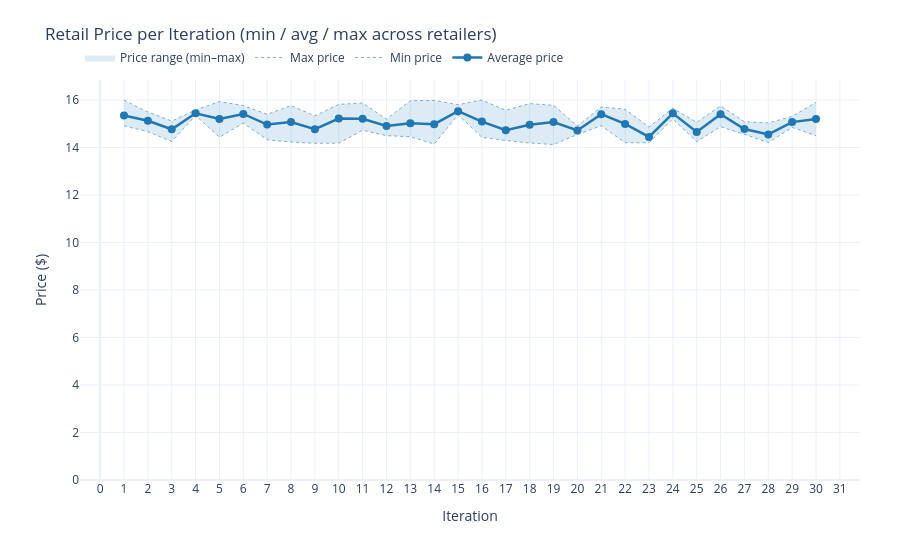
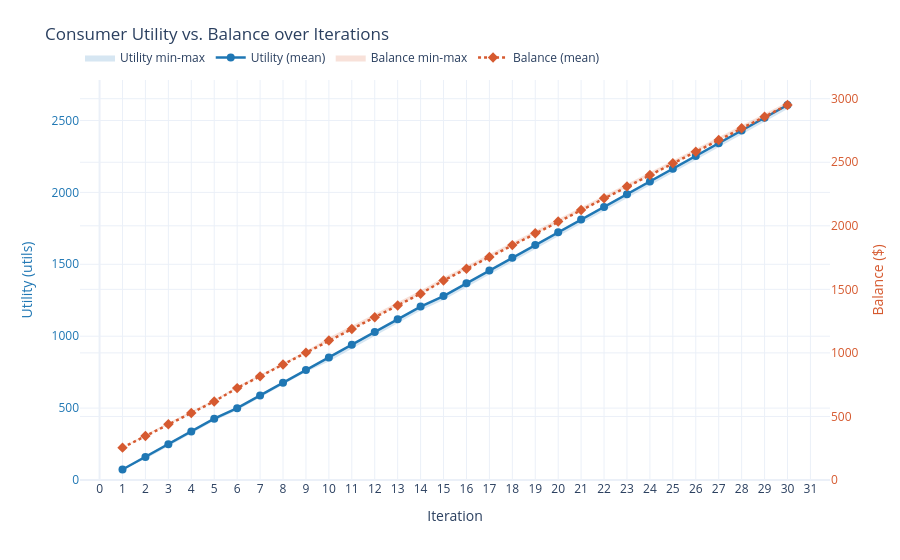
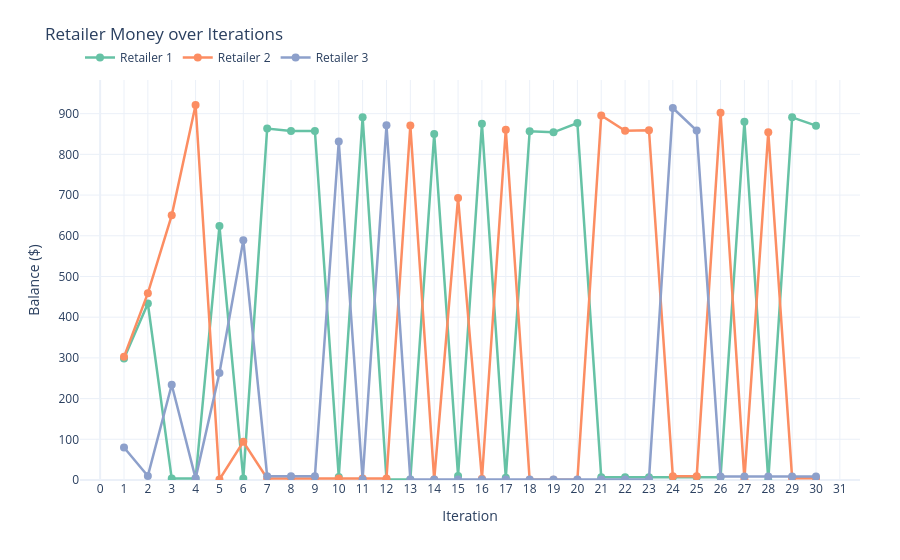

The cell these charts' notebook holds for them, in order:
### Code cell
from utils.plotly_graphs.consumer_graphs import plot_consumer_utility_vs_balance
from utils.plotly_graphs.money_graphs import plot_retailer_money
from utils.plotly_graphs.price_graphs import plot_price_band

plot_price_band(economy_sim.economy_report.retailer_history).show()
plot_consumer_utility_vs_balance(economy_sim.economy_report.consumer_history).show()
plot_retailer_money(economy_sim.economy_report.retailer_history).show()

### Figure 1 — Plotly figure (JSON) as saved in the notebook; plotly's stock layout.template omitted (floating-point values rounded to 4 significant figures)
{"data": [{"fill": "toself", "fillcolor": "rgba(31, 119, 180, 0.15)", "hoverinfo": "skip", "line": {"color": "rgba(0,0,0,0)"}, "name": "Price range (min–max)", "type": "scatter", "x": [1, 2, 3, 4, 5, 6, 7, 8, 9, 10, 11, 12, 13, 14, 15, 16, 17, 18, 19, 20, 21, 22, 23, 24, 25, 26, 27, 28, 29, 30, 30, 29, 28, 27, 26, 25, 24, 23, 22, 21, 20, 19, 18, 17, 16, 15, 14, 13, 12, 11, 10, 9, 8, 7, 6, 5, 4, 3, 2, 1], "y": [15.99, 15.49, 15.11, 15.58, 15.93, 15.76, 15.4, 15.76, 15.33, 15.82, 15.87, 15.19, 15.97, 15.98, 15.8, 16.0, 15.57, 15.85, 15.77, 14.91, 15.7, 15.61, 14.86, 15.66, 15.06, 15.75, 15.08, 15.03, 15.31, 15.9, 14.49, 14.85, 14.21, 14.55, 14.88, 14.24, 15.21, 14.19, 14.2, 14.92, 14.55, 14.12, 14.19, 14.29, 14.43, 15.38, 14.14, 14.45, 14.5, 14.73, 14.18, 14.18, 14.23, 14.32, 15.02, 14.43, 15.35, 14.25, 14.66, 14.91]}, {"hovertemplate": "<b>Max</b>: $%{y:.2f}<extra></extra>", "line": {"color": "rgba(31, 119, 180, 0.55)", "dash": "dot", "width": 1}, "mode": "lines", "name": "Max price", "type": "scatter", "x": [1, 2, 3, 4, 5, 6, 7, 8, 9, 10, 11, 12, 13, 14, 15, 16, 17, 18, 19, 20, 21, 22, 23, 24, 25, 26, 27, 28, 29, 30], "y": [15.99, 15.49, 15.11, 15.58, 15.93, 15.76, 15.4, 15.76, 15.33, 15.82, 15.87, 15.19, 15.97, 15.98, 15.8, 16.0, 15.57, 15.85, 15.77, 14.91, 15.7, 15.61, 14.86, 15.66, 15.06, 15.75, 15.08, 15.03, 15.31, 15.9]}, {"hovertemplate": "<b>Min</b>: $%{y:.2f}<extra></extra>", "line": {"color": "rgba(31, 119, 180, 0.55)", "dash": "dot", "width": 1}, "mode": "lines", "name": "Min price", "type": "scatter", "x": [1, 2, 3, 4, 5, 6, 7, 8, 9, 10, 11, 12, 13, 14, 15, 16, 17, 18, 19, 20, 21, 22, 23, 24, 25, 26, 27, 28, 29, 30], "y": [14.91, 14.66, 14.25, 15.35, 14.43, 15.02, 14.32, 14.23, 14.18, 14.18, 14.73, 14.5, 14.45, 14.14, 15.38, 14.43, 14.29, 14.19, 14.12, 14.55, 14.92, 14.2, 14.19, 15.21, 14.24, 14.88, 14.55, 14.21, 14.85, 14.49]}, {"customdata": [[3], [3], [3], [3], [3], [3], [3], [3], [3], [3], [3], [3], [3], [3], [3], [3], [3], [3], [3], [3], [3], [3], [3], [3], [3], [3], [3], [3], [3], [3]], "hovertemplate": "<b>Avg</b>: $%{y:.2f}<br>(%{customdata[0]} retailers)<extra></extra>", "line": {"color": "rgb(31, 119, 180)", "width": 2.5}, "marker": {"size": 8}, "mode": "lines+markers", "name": "Average price", "type": "scatter", "x": [1, 2, 3, 4, 5, 6, 7, 8, 9, 10, 11, 12, 13, 14, 15, 16, 17, 18, 19, 20, 21, 22, 23, 24, 25, 26, 27, 28, 29, 30], "y": [15.34, 15.12, 14.77, 15.44, 15.2, 15.41, 14.97, 15.08, 14.77, 15.22, 15.2, 14.91, 15.02, 14.98, 15.53, 15.09, 14.73, 14.95, 15.07, 14.72, 15.4, 14.99, 14.45, 15.44, 14.65, 15.4, 14.78, 14.55, 15.07, 15.19]}], "layout": {"hovermode": "x unified", "legend": {"orientation": "h", "x": 0, "xanchor": "left", "y": 1.02, "yanchor": "bottom"}, "margin": {"r": 40, "t": 80}, "title": {"text": "Retail Price per Iteration (min / avg / max across retailers)"}, "xaxis": {"dtick": 1, "title": {"text": "Iteration"}}, "yaxis": {"rangemode": "tozero", "title": {"text": "Price ($)"}}}}

### Figure 2 — Plotly figure (JSON) as saved in the notebook; plotly's stock layout.template omitted (floating-point values rounded to 4 significant figures)
{"data": [{"fill": "toself", "fillcolor": "rgba(31, 119, 180, 0.18)", "hoverinfo": "skip", "line": {"color": "rgba(0,0,0,0)"}, "name": "Utility min-max", "showlegend": true, "type": "scatter", "x": [1, 2, 3, 4, 5, 6, 7, 8, 9, 10, 11, 12, 13, 14, 15, 16, 17, 18, 19, 20, 21, 22, 23, 24, 25, 26, 27, 28, 29, 30, 30, 29, 28, 27, 26, 25, 24, 23, 22, 21, 20, 19, 18, 17, 16, 15, 14, 13, 12, 11, 10, 9, 8, 7, 6, 5, 4, 3, 2, 1], "y": [73.2, 161.8, 250.3, 338.9, 427.4, 500.6, 589.2, 677.8, 766.3, 854.9, 943.4, 1032, 1121.0, 1209.0, 1282.0, 1371.0, 1459.0, 1548, 1637.0, 1725.0, 1814.0, 1902.0, 1991.0, 2079.0, 2168.0, 2256.0, 2345.0, 2434.0, 2522.0, 2611.0, 2580, 2491.0, 2403.0, 2314.0, 2226.0, 2137.0, 2049.0, 1960.0, 1872.0, 1783.0, 1694.0, 1606.0, 1517.0, 1429.0, 1340.0, 1252.0, 1178.0, 1090.0, 1001.0, 912.7, 824.2, 751.0, 662.4, 573.8, 485.3, 412.1, 323.5, 235.0, 146.4, 73.2], "yaxis": "y"}, {"hovertemplate": "Iter %{x}<br>Utility: %{y:.2f}<extra></extra>", "line": {"color": "rgb(31, 119, 180)", "width": 2.5}, "marker": {"size": 8}, "mode": "lines+markers", "name": "Utility (mean)", "type": "scatter", "x": [1, 2, 3, 4, 5, 6, 7, 8, 9, 10, 11, 12, 13, 14, 15, 16, 17, 18, 19, 20, 21, 22, 23, 24, 25, 26, 27, 28, 29, 30], "y": [73.2, 160.7, 249.3, 337.9, 426.4, 499.6, 588.2, 676.7, 765.3, 851.8, 940.4, 1029.0, 1117.0, 1206.0, 1279.0, 1368.0, 1456.0, 1545.0, 1633.0, 1722.0, 1811.0, 1899.0, 1988.0, 2076.0, 2165.0, 2253.0, 2342.0, 2431.0, 2519.0, 2608.0], "yaxis": "y"}, {"fill": "toself", "fillcolor": "rgba(214, 90, 48, 0.18)", "hoverinfo": "skip", "line": {"color": "rgba(0,0,0,0)"}, "name": "Balance min-max", "showlegend": true, "type": "scatter", "x": [1, 2, 3, 4, 5, 6, 7, 8, 9, 10, 11, 12, 13, 14, 15, 16, 17, 18, 19, 20, 21, 22, 23, 24, 25, 26, 27, 28, 29, 30, 30, 29, 28, 27, 26, 25, 24, 23, 22, 21, 20, 19, 18, 17, 16, 15, 14, 13, 12, 11, 10, 9, 8, 7, 6, 5, 4, 3, 2, 1], "y": [255.0, 358.9, 451.2, 539.8, 630.5, 735.0, 827.7, 920.7, 1014.0, 1121.0, 1213.0, 1305.0, 1397.0, 1490.0, 1594.0, 1686.0, 1779.0, 1872.0, 1966.0, 2058.0, 2148.0, 2241.0, 2335.0, 2424.0, 2517.0, 2607.0, 2699.0, 2792.0, 2883.0, 2975.0, 2947.0, 2855.0, 2764.0, 2671.0, 2579.0, 2489.0, 2396.0, 2306.0, 2213.0, 2120.0, 2030.0, 1938.0, 1844.0, 1751.0, 1658.0, 1566.0, 1462.0, 1369.0, 1277.0, 1185.0, 1093.0, 999.4, 906.1, 813.0, 720.3, 615.8, 525.1, 436.5, 344.2, 254.0], "yaxis": "y2"}, {"hovertemplate": "Iter %{x}<br>Balance: $%{y:.2f}<extra></extra>", "line": {"color": "rgb(214, 90, 48)", "dash": "dot", "width": 2.5}, "marker": {"size": 8, "symbol": "diamond"}, "mode": "lines+markers", "name": "Balance (mean)", "type": "scatter", "x": [1, 2, 3, 4, 5, 6, 7, 8, 9, 10, 11, 12, 13, 14, 15, 16, 17, 18, 19, 20, 21, 22, 23, 24, 25, 26, 27, 28, 29, 30], "y": [254.6, 345.8, 438.1, 526.7, 618.1, 722.9, 815.6, 908.7, 1002.0, 1097.0, 1188.0, 1280.0, 1372.0, 1466.0, 1570.0, 1662.0, 1755.0, 1848.0, 1942.0, 2033.0, 2124.0, 2217.0, 2310.0, 2399.0, 2492.0, 2583.0, 2675.0, 2768.0, 2858.0, 2950.0], "yaxis": "y2"}], "layout": {"hovermode": "x unified", "legend": {"orientation": "h", "x": 0, "xanchor": "left", "y": 1.02, "yanchor": "bottom"}, "margin": {"r": 70, "t": 80}, "title": {"text": "Consumer Utility vs. Balance over Iterations"}, "xaxis": {"dtick": 1, "title": {"text": "Iteration"}}, "yaxis": {"rangemode": "tozero", "tickfont": {"color": "rgb(31, 119, 180)"}, "title": {"font": {"color": "rgb(31, 119, 180)"}, "text": "Utility (utils)"}}, "yaxis2": {"overlaying": "y", "rangemode": "tozero", "side": "right", "tickfont": {"color": "rgb(214, 90, 48)"}, "title": {"font": {"color": "rgb(214, 90, 48)"}, "text": "Balance ($)"}}}}

### Figure 3 — Plotly figure (JSON) as saved in the notebook; plotly's stock layout.template omitted (floating-point values rounded to 4 significant figures)
{"data": [{"customdata": [[0.0, 14.91], [0.0, 14.66], [43.0, 15.11], [43.0, 15.39], [0.0, 14.43], [62.0, 15.76], [2.0, 14.32], [28.0, 14.23], [53.0, 14.18], [138.0, 15.82], [78.0, 14.73], [167.0, 15.19], [167.0, 14.63], [107.0, 14.14], [191.0, 15.8], [131.0, 14.43], [218.0, 14.32], [158.0, 14.19], [183.0, 14.12], [208.0, 14.55], [295.0, 15.7], [295.0, 15.16], [295.0, 14.29], [295.0, 15.66], [295.0, 15.06], [295.0, 15.58], [235.0, 14.55], [323.0, 15.03], [263.0, 14.85], [292.0, 14.49]], "hovertemplate": "<b>Retailer 1</b><br>Balance: $%{y:.2f}<br>Stock: %{customdata[0]:.0f}<br>Price: $%{customdata[1]:.2f}<extra></extra>", "line": {"color": "rgb(102,194,165)", "width": 2.5}, "marker": {"size": 8}, "mode": "lines+markers", "name": "Retailer 1", "type": "scatter", "x": [1, 2, 3, 4, 5, 6, 7, 8, 9, 10, 11, 12, 13, 14, 15, 16, 17, 18, 19, 20, 21, 22, 23, 24, 25, 26, 27, 28, 29, 30], "y": [298.2, 433.5, 3.515, 3.515, 624.0, 3.98, 863.3, 857.1, 857.7, 7.667, 891.4, 1.38, 1.38, 849.9, 9.892, 875.4, 5.433, 856.7, 854.1, 876.9, 6.904, 6.904, 6.904, 6.904, 6.904, 6.904, 880.2, 0.1905, 890.9, 870.5]}, {"customdata": [[0.0, 15.13], [0.0, 15.21], [0.0, 14.25], [5.0, 15.35], [97.0, 15.93], [91.0, 15.45], [100.0, 15.18], [100.0, 15.76], [100.0, 15.33], [100.0, 15.65], [100.0, 15.87], [100.0, 15.03], [40.0, 14.45], [127.0, 15.98], [82.0, 15.38], [151.0, 14.85], [91.0, 14.29], [177.0, 14.83], [177.0, 15.31], [177.0, 14.7], [117.0, 14.92], [146.0, 14.2], [171.0, 14.19], [256.0, 15.45], [256.0, 14.66], [196.0, 14.88], [286.0, 14.69], [226.0, 14.21], [311.0, 15.05], [311.0, 15.9]], "hovertemplate": "<b>Retailer 2</b><br>Balance: $%{y:.2f}<br>Stock: %{customdata[0]:.0f}<br>Price: $%{customdata[1]:.2f}<extra></extra>", "line": {"color": "rgb(252,141,98)", "width": 2.5}, "marker": {"size": 8}, "mode": "lines+markers", "name": "Retailer 2", "type": "scatter", "x": [1, 2, 3, 4, 5, 6, 7, 8, 9, 10, 11, 12, 13, 14, 15, 16, 17, 18, 19, 20, 21, 22, 23, 24, 25, 26, 27, 28, 29, 30], "y": [302.5, 458.9, 650.2, 921.3, 1.269, 93.95, 3.952, 3.952, 3.952, 3.952, 3.952, 3.952, 871.0, 1.011, 693.1, 3.053, 860.6, 0.6069, 0.6069, 0.6069, 895.7, 857.8, 859.4, 9.448, 9.448, 902.0, 2.015, 854.5, 4.463, 4.463]}, {"customdata": [[15.0, 15.99], [22.0, 15.49], [7.0, 14.94], [30.0, 15.58], [13.0, 15.24], [0.0, 15.02], [58.0, 15.4], [58.0, 15.23], [58.0, 14.81], [0.0, 14.18], [83.0, 15.01], [23.0, 14.5], [110.0, 15.97], [110.0, 14.82], [110.0, 15.4], [110.0, 16.0], [110.0, 15.57], [110.0, 15.85], [110.0, 15.77], [110.0, 14.91], [110.0, 15.58], [110.0, 15.61], [110.0, 14.86], [50.0, 15.21], [81.0, 14.24], [166.0, 15.75], [166.0, 15.08], [166.0, 14.41], [166.0, 15.31], [166.0, 15.19]], "hovertemplate": "<b>Retailer 3</b><br>Balance: $%{y:.2f}<br>Stock: %{customdata[0]:.0f}<br>Price: $%{customdata[1]:.2f}<extra></extra>", "line": {"color": "rgb(141,160,203)", "width": 2.5}, "marker": {"size": 8}, "mode": "lines+markers", "name": "Retailer 3", "type": "scatter", "x": [1, 2, 3, 4, 5, 6, 7, 8, 9, 10, 11, 12, 13, 14, 15, 16, 17, 18, 19, 20, 21, 22, 23, 24, 25, 26, 27, 28, 29, 30], "y": [79.97, 9.967, 234.0, 3.997, 263.0, 589.0, 8.986, 8.986, 8.986, 831.5, 1.508, 871.4, 1.404, 1.404, 1.404, 1.404, 1.404, 1.404, 1.404, 1.404, 1.404, 1.404, 1.404, 913.8, 858.4, 8.432, 8.432, 8.432, 8.432, 8.432]}], "layout": {"hovermode": "x unified", "legend": {"orientation": "h", "x": 0, "xanchor": "left", "y": 1.02, "yanchor": "bottom"}, "margin": {"r": 40, "t": 80}, "title": {"text": "Retailer Money over Iterations"}, "xaxis": {"dtick": 1, "title": {"text": "Iteration"}}, "yaxis": {"rangemode": "tozero", "title": {"text": "Balance ($)"}}}}
